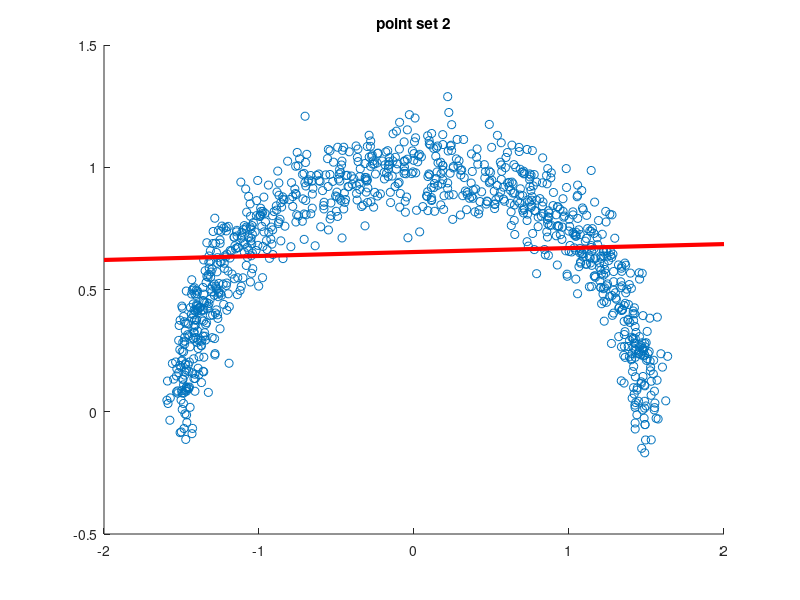

This figure's MATLAB source:
%Q3(c)
% Load data and scatter plot
load points2D_Set2.mat
scatter(x,y)
hold on

% Finding Mean and subtracting from data
mx = sum(x)/size(x,1);
my = sum(y)/size(y,1);
x = x-mx;
y = y-my;

% Covariance matrix and eigen value decomposition
c = [x'*x , x'*y ; x'*y , y'*y] / size(x,1);
[V, d] = eig(c);
d = diag(d); %converrting the diagonal matrix into a vector

% Getting the direction of maximum variance(as there are only two eigen values we can use a simple if statement instead of argmax)
if d(1) > d(2)
    u =  V(:,1);
else
    u = V(:,2);
end

%Plotting the linear relationship
line(xlim, my+u(2)*(xlim-mx)/u(1) ,'LineWidth',3,'Color','red' );
title("point set 2");
hold off

% Normalised mean square error
disp(sum((y - u(2)*x/u(1)).^2)/(size(x,1)*my*my))
